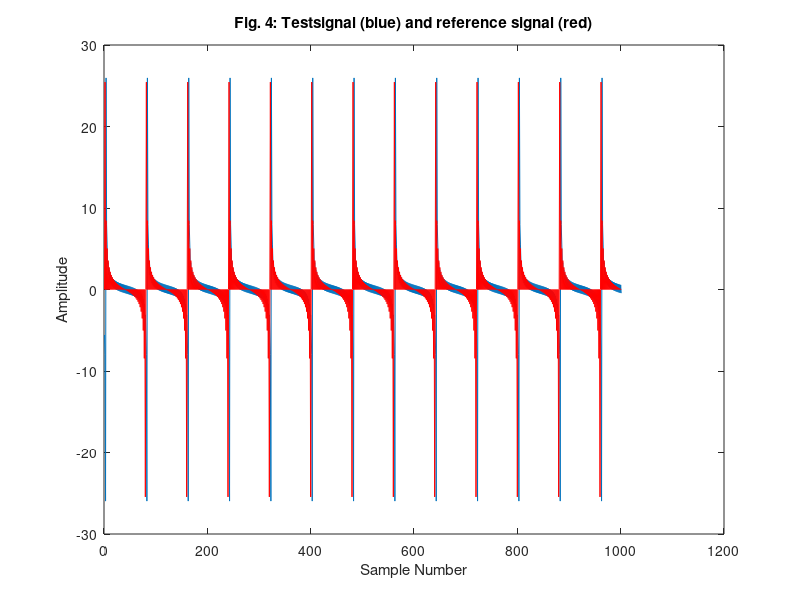

MATLAB code for this plot: (Note: this script raises an error after producing the figure.)
% LMS_DEMO4: Adaptive design of an FIR filter
% kzr / 04/03 modified rch / 9/03

mue = input('Type in the value of mue = ');
alpha = input('Type in the value of alpha = ');
fc = input('Type in the normalized edge frequency (0..1)= ');
L = input('Type in the FIR model filter order = ');

M=41; N=1001; sigma=1+40*sqrt(2);
b=zeros(1,L+1); 
% Specification of the desired response
amp=[ones(1,(M-1)*fc),0.5,zeros(1,(M-1)*(1-fc))];
x=zeros(1,N); d=zeros(1,N);
for k=0:N-1,
   % Desired filter output signal
   d(k+1)=sum(amp(1:41).*sin(2*pi*[0:40]*(k-L/2)/80));
   % Adaptive filter input
   x(k+1)=sum(sin(2*pi*[0:40]*k/80));
end
figure(4);
plot([1:length(d)],d,[1:length(d)],x,'r');
   title('Fig. 4: Testsignal (blue) and reference signal (red)');
   xlabel('Sample Number'); ylabel('Amplitude');
   
[y,b,px]=dsp_lms(x,d,b,mue,sigma,alpha,0);
%gain=abs(spgain(b,1,(0:300)*0.5/300));
[H,f] = freqz(b,1,512,2);
figure(1); plot(f,abs(H),'k',[0:40]/40,amp,'r'); grid;
   title('Fig. 1: Desired (red) and adaptive amplitude gains (black)');
   xlabel('\Omega /\pi \rightarrow');
   ylabel('|H(e^{j\Omega})| \rightarrow');
figure(2); plot([0:L],b,'k'); grid;
   title('Fig. 2: Modelled impulse response H(z)');
   xlabel('Sample Number'); ylabel('Amplitude');
   epsilon=max(1e-5,(d-y).^2);
figure(3); semilogy([0:N-1],epsilon,'k');
   title('Fig. 3: Ek^2, Squared error during convergence');
   xlabel('Sample Number'); ylabel('Epsilon squared')
